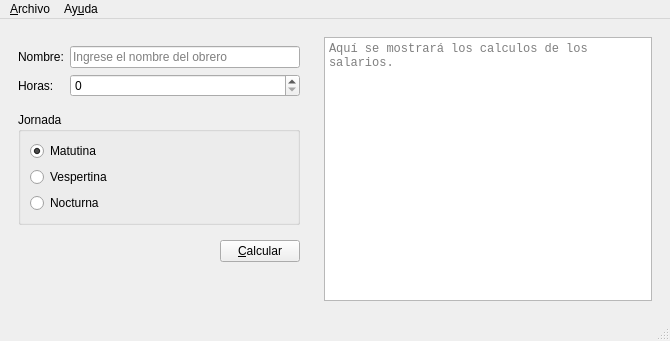
<?xml version="1.0" encoding="UTF-8"?>
<ui version="4.0">
 <class>Salarios</class>
 <widget class="QMainWindow" name="Salarios">
  <property name="geometry">
   <rect>
    <x>0</x>
    <y>0</y>
    <width>670</width>
    <height>341</height>
   </rect>
  </property>
  <property name="windowTitle">
   <string>Salarios</string>
  </property>
  <widget class="QWidget" name="centralwidget">
   <layout class="QHBoxLayout" name="horizontalLayout_2">
    <item>
     <widget class="QWidget" name="widget" native="true">
      <property name="sizePolicy">
       <sizepolicy hsizetype="Fixed" vsizetype="Preferred">
        <horstretch>0</horstretch>
        <verstretch>0</verstretch>
       </sizepolicy>
      </property>
      <property name="minimumSize">
       <size>
        <width>300</width>
        <height>0</height>
       </size>
      </property>
      <layout class="QVBoxLayout" name="verticalLayout_2">
       <item>
        <widget class="QWidget" name="widget_3" native="true">
         <layout class="QFormLayout" name="formLayout">
          <property name="leftMargin">
           <number>0</number>
          </property>
          <property name="rightMargin">
           <number>0</number>
          </property>
          <item row="0" column="0">
           <widget class="QLabel" name="label">
            <property name="text">
             <string>Nombre:</string>
            </property>
           </widget>
          </item>
          <item row="0" column="1">
           <widget class="QLineEdit" name="inNombre">
            <property name="frame">
             <bool>true</bool>
            </property>
            <property name="placeholderText">
             <string>Ingrese el nombre del obrero</string>
            </property>
           </widget>
          </item>
          <item row="1" column="0">
           <widget class="QLabel" name="label_2">
            <property name="text">
             <string>Horas:</string>
            </property>
           </widget>
          </item>
          <item row="1" column="1">
           <widget class="QSpinBox" name="inHoras">
            <property name="maximum">
             <number>50</number>
            </property>
            <property name="singleStep">
             <number>2</number>
            </property>
            <property name="value">
             <number>0</number>
            </property>
           </widget>
          </item>
         </layout>
        </widget>
       </item>
       <item>
        <widget class="QGroupBox" name="groupBox">
         <property name="title">
          <string>Jornada</string>
         </property>
         <layout class="QVBoxLayout" name="verticalLayout">
          <item>
           <widget class="QRadioButton" name="inMatutino">
            <property name="text">
             <string>Matutina</string>
            </property>
            <property name="checked">
             <bool>true</bool>
            </property>
           </widget>
          </item>
          <item>
           <widget class="QRadioButton" name="inVespertina">
            <property name="text">
             <string>Vespertina</string>
            </property>
           </widget>
          </item>
          <item>
           <widget class="QRadioButton" name="inNocturna">
            <property name="text">
             <string>Nocturna</string>
            </property>
           </widget>
          </item>
         </layout>
        </widget>
       </item>
       <item>
        <widget class="QWidget" name="widget_4" native="true">
         <layout class="QHBoxLayout" name="horizontalLayout">
          <property name="topMargin">
           <number>9</number>
          </property>
          <property name="rightMargin">
           <number>0</number>
          </property>
          <item>
           <spacer name="horizontalSpacer">
            <property name="orientation">
             <enum>Qt::Horizontal</enum>
            </property>
            <property name="sizeHint" stdset="0">
             <size>
              <width>184</width>
              <height>20</height>
             </size>
            </property>
           </spacer>
          </item>
          <item>
           <widget class="QPushButton" name="cmdCalcular">
            <property name="text">
             <string>&amp;Calcular</string>
            </property>
           </widget>
          </item>
         </layout>
        </widget>
       </item>
       <item>
        <spacer name="verticalSpacer">
         <property name="orientation">
          <enum>Qt::Vertical</enum>
         </property>
         <property name="sizeHint" stdset="0">
          <size>
           <width>20</width>
           <height>0</height>
          </size>
         </property>
        </spacer>
       </item>
      </layout>
     </widget>
    </item>
    <item>
     <widget class="QWidget" name="widget_2" native="true">
      <layout class="QVBoxLayout" name="verticalLayout_3">
       <item>
        <widget class="QPlainTextEdit" name="outResultado">
         <property name="font">
          <font>
           <family>Consolas</family>
          </font>
         </property>
         <property name="readOnly">
          <bool>true</bool>
         </property>
         <property name="placeholderText">
          <string>Aquí se mostrará los calculos de los salarios.</string>
         </property>
        </widget>
       </item>
      </layout>
     </widget>
    </item>
   </layout>
  </widget>
  <widget class="QMenuBar" name="menubar">
   <property name="geometry">
    <rect>
     <x>0</x>
     <y>0</y>
     <width>670</width>
     <height>22</height>
    </rect>
   </property>
   <widget class="QMenu" name="menuArchivo">
    <property name="title">
     <string>&amp;Archivo</string>
    </property>
    <addaction name="actionNuevo"/>
    <addaction name="actionAbrir"/>
    <addaction name="actionGuardar"/>
    <addaction name="separator"/>
    <addaction name="actionCalcular"/>
    <addaction name="separator"/>
    <addaction name="actionSalir"/>
   </widget>
   <widget class="QMenu" name="menuAyuda">
    <property name="title">
     <string>Ay&amp;uda</string>
    </property>
    <addaction name="actionAcerca_de_Salarios"/>
   </widget>
   <addaction name="menuArchivo"/>
   <addaction name="menuAyuda"/>
  </widget>
  <widget class="QStatusBar" name="statusbar"/>
  <action name="actionNuevo">
   <property name="text">
    <string>&amp;Nuevo</string>
   </property>
   <property name="shortcut">
    <string>Ctrl+N</string>
   </property>
  </action>
  <action name="actionAbrir">
   <property name="text">
    <string>&amp;Abrir</string>
   </property>
   <property name="shortcut">
    <string>Ctrl+O</string>
   </property>
  </action>
  <action name="actionGuardar">
   <property name="text">
    <string>&amp;Guardar</string>
   </property>
   <property name="shortcut">
    <string>Ctrl+S</string>
   </property>
  </action>
  <action name="actionCalcular">
   <property name="text">
    <string>&amp;Calcular</string>
   </property>
   <property name="shortcut">
    <string>F1</string>
   </property>
  </action>
  <action name="actionSalir">
   <property name="text">
    <string>&amp;Salir</string>
   </property>
   <property name="shortcut">
    <string>Ctrl+Q</string>
   </property>
  </action>
  <action name="actionAcerca_de_Salarios">
   <property name="text">
    <string>&amp;Acerca de Salarios</string>
   </property>
  </action>
 </widget>
 <resources/>
 <connections/>
</ui>
